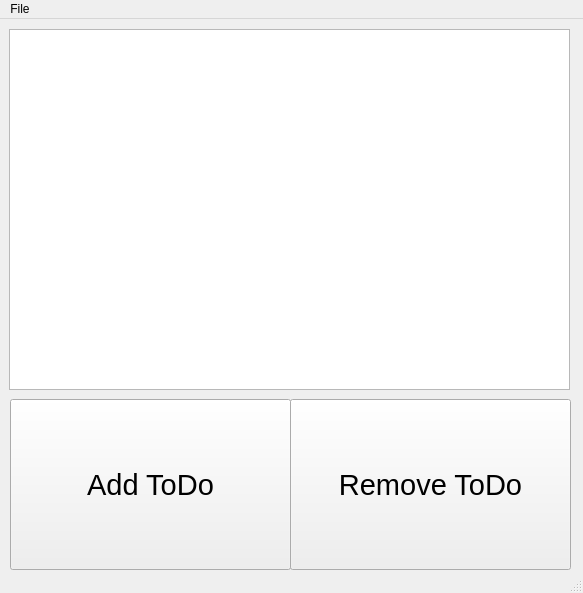
<?xml version="1.0" encoding="UTF-8"?>
<ui version="4.0">
 <class>MainWindow</class>
 <widget class="QMainWindow" name="MainWindow">
  <property name="geometry">
   <rect>
    <x>0</x>
    <y>0</y>
    <width>583</width>
    <height>593</height>
   </rect>
  </property>
  <property name="windowTitle">
   <string>MainWindow</string>
  </property>
  <widget class="QWidget" name="centralwidget">
   <widget class="QListView" name="listView">
    <property name="geometry">
     <rect>
      <x>9</x>
      <y>10</y>
      <width>561</width>
      <height>361</height>
     </rect>
    </property>
    <property name="font">
     <font>
      <pointsize>10</pointsize>
     </font>
    </property>
   </widget>
   <widget class="QPushButton" name="minusButton">
    <property name="geometry">
     <rect>
      <x>290</x>
      <y>380</y>
      <width>281</width>
      <height>171</height>
     </rect>
    </property>
    <property name="font">
     <font>
      <pointsize>22</pointsize>
     </font>
    </property>
    <property name="text">
     <string>Remove ToDo</string>
    </property>
   </widget>
   <widget class="QPushButton" name="plusButton">
    <property name="geometry">
     <rect>
      <x>10</x>
      <y>380</y>
      <width>281</width>
      <height>171</height>
     </rect>
    </property>
    <property name="font">
     <font>
      <pointsize>22</pointsize>
     </font>
    </property>
    <property name="text">
     <string>Add ToDo</string>
    </property>
   </widget>
  </widget>
  <widget class="QMenuBar" name="menubar">
   <property name="geometry">
    <rect>
     <x>0</x>
     <y>0</y>
     <width>583</width>
     <height>18</height>
    </rect>
   </property>
   <widget class="QMenu" name="menuFile">
    <property name="title">
     <string>File</string>
    </property>
    <addaction name="actionLoad"/>
    <addaction name="actionSave"/>
   </widget>
   <addaction name="menuFile"/>
  </widget>
  <widget class="QStatusBar" name="statusbar"/>
  <action name="actionLoad">
   <property name="text">
    <string>Load</string>
   </property>
  </action>
  <action name="actionSave">
   <property name="text">
    <string>Save</string>
   </property>
  </action>
 </widget>
 <resources/>
 <connections/>
</ui>
